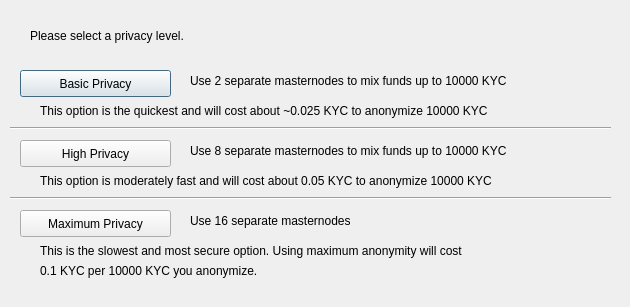
<?xml version="1.0" encoding="UTF-8"?>
<ui version="4.0">
 <class>ObfuscationConfig</class>
 <widget class="QDialog" name="ObfuscationConfig">
  <property name="geometry">
   <rect>
    <x>0</x>
    <y>0</y>
    <width>630</width>
    <height>307</height>
   </rect>
  </property>
  <property name="windowTitle">
   <string>Configure Obfuscation</string>
  </property>
  <widget class="QPushButton" name="buttonBasic">
   <property name="geometry">
    <rect>
     <x>20</x>
     <y>70</y>
     <width>151</width>
     <height>27</height>
    </rect>
   </property>
   <property name="text">
    <string>Basic Privacy</string>
   </property>
  </widget>
  <widget class="QPushButton" name="buttonHigh">
   <property name="geometry">
    <rect>
     <x>20</x>
     <y>140</y>
     <width>151</width>
     <height>27</height>
    </rect>
   </property>
   <property name="text">
    <string>High Privacy</string>
   </property>
  </widget>
  <widget class="QPushButton" name="buttonMax">
   <property name="geometry">
    <rect>
     <x>20</x>
     <y>210</y>
     <width>151</width>
     <height>27</height>
    </rect>
   </property>
   <property name="text">
    <string>Maximum Privacy</string>
   </property>
  </widget>
  <widget class="QLabel" name="label">
   <property name="geometry">
    <rect>
     <x>30</x>
     <y>20</y>
     <width>571</width>
     <height>31</height>
    </rect>
   </property>
   <property name="text">
    <string>Please select a privacy level.</string>
   </property>
  </widget>
  <widget class="QLabel" name="label_2">
   <property name="geometry">
    <rect>
     <x>190</x>
     <y>70</y>
     <width>421</width>
     <height>21</height>
    </rect>
   </property>
   <property name="text">
    <string>Use 2 separate masternodes to mix funds up to 10000 KYC</string>
   </property>
  </widget>
  <widget class="QLabel" name="label_3">
   <property name="geometry">
    <rect>
     <x>190</x>
     <y>140</y>
     <width>411</width>
     <height>21</height>
    </rect>
   </property>
   <property name="text">
    <string>Use 8 separate masternodes to mix funds up to 10000 KYC</string>
   </property>
  </widget>
  <widget class="QLabel" name="label_4">
   <property name="geometry">
    <rect>
     <x>190</x>
     <y>210</y>
     <width>421</width>
     <height>21</height>
    </rect>
   </property>
   <property name="text">
    <string>Use 16 separate masternodes</string>
   </property>
  </widget>
  <widget class="QLabel" name="label_6">
   <property name="geometry">
    <rect>
     <x>40</x>
     <y>100</y>
     <width>561</width>
     <height>21</height>
    </rect>
   </property>
   <property name="text">
    <string>This option is the quickest and will cost about ~0.025 KYC to anonymize 10000 KYC</string>
   </property>
  </widget>
  <widget class="QLabel" name="label_7">
   <property name="geometry">
    <rect>
     <x>40</x>
     <y>170</y>
     <width>561</width>
     <height>21</height>
    </rect>
   </property>
   <property name="text">
    <string>This option is moderately fast and will cost about 0.05 KYC to anonymize 10000 KYC</string>
   </property>
  </widget>
  <widget class="QLabel" name="label_8">
   <property name="geometry">
    <rect>
     <x>40</x>
     <y>240</y>
     <width>561</width>
     <height>21</height>
    </rect>
   </property>
   <property name="text">
    <string>This is the slowest and most secure option. Using maximum anonymity will cost</string>
   </property>
  </widget>
  <widget class="QLabel" name="label_9">
   <property name="geometry">
    <rect>
     <x>40</x>
     <y>260</y>
     <width>561</width>
     <height>21</height>
    </rect>
   </property>
   <property name="text">
    <string>0.1 KYC per 10000 KYC you anonymize.</string>
   </property>
  </widget>
  <widget class="Line" name="line">
   <property name="geometry">
    <rect>
     <x>10</x>
     <y>120</y>
     <width>601</width>
     <height>16</height>
    </rect>
   </property>
   <property name="orientation">
    <enum>Qt::Horizontal</enum>
   </property>
  </widget>
  <widget class="Line" name="line_2">
   <property name="geometry">
    <rect>
     <x>10</x>
     <y>190</y>
     <width>601</width>
     <height>16</height>
    </rect>
   </property>
   <property name="orientation">
    <enum>Qt::Horizontal</enum>
   </property>
  </widget>
 </widget>
 <resources/>
 <connections/>
</ui>
